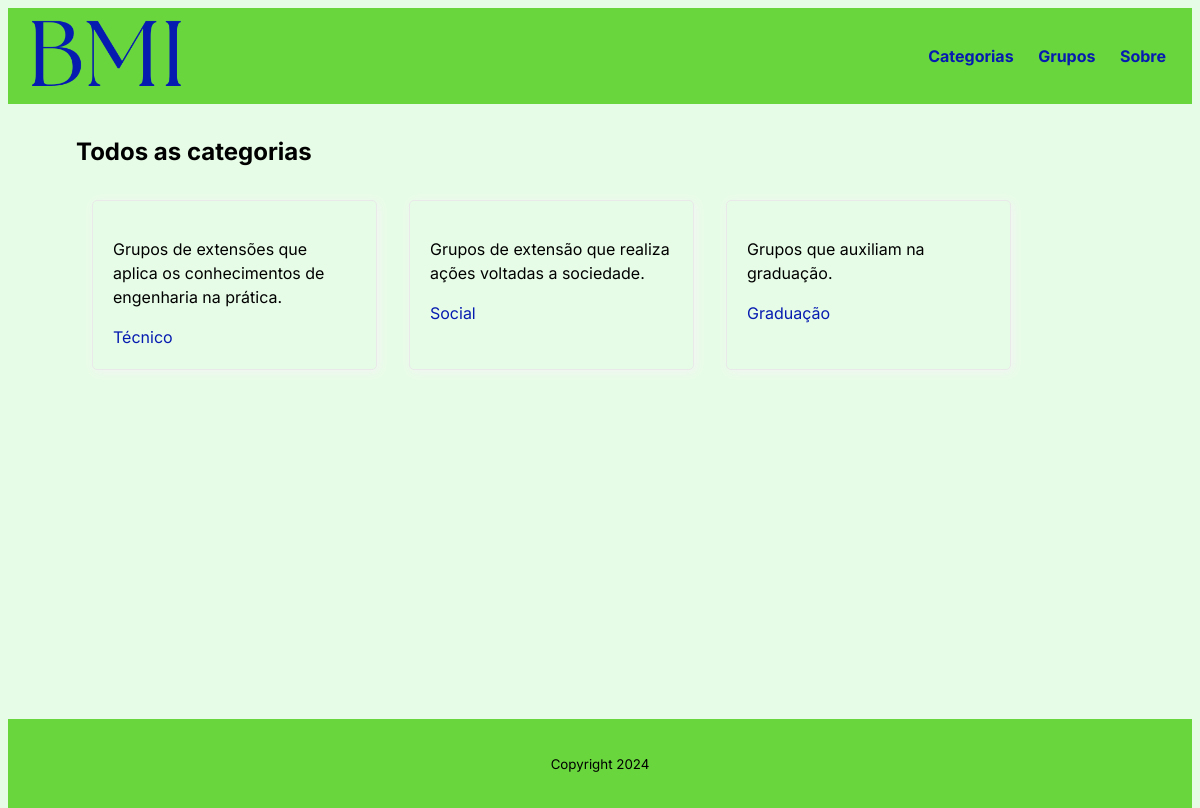
Page /posts/categoria/ on the committed database.
### posts/models.py (models this page shows, shortened)
class Category(models.Model):
    categoria = models.CharField(max_length=255)
    descricao = models.TextField()

### posts/views.py (the view)
# urls.py: path('categoria/',views.CategoryListView.as_view(), name='categoria'),
class CategoryListView(generic.ListView):
    model = Category
    template_name = 'posts/categoria.html'

### posts/templates/posts/categoria.html
{% extends 'base.html' %} {% block content %}
<h2>Todos as categorias</h2>
{% if category_list %}
<section class="lista-de-cards">
  {% for categoria in category_list %}
  <article class="card">
    <p>{{ categoria.descricao}}</p>
    <a href="{% url 'posts:categoriaindividual' categoria.id %}"
      >{{ categoria.categoria }}</a>
  </article>
  {% endfor %}
</section>
{% else %}
<p>Não foi encontrado nenhum categoria.</p>
{% endif %} {% endblock content %}

### templates/base.html (shortened to what this page needs)
{% load static %}
<!DOCTYPE html>
<html lang="en">
<head>
    <link rel="stylesheet" type="text/css" href="{% static 'style.css' %}">
</head>
<body>
    <header id="cabecalho-principal">
        <a href="{% url 'index' %}"> <img src="{% static 'logo.png' %}"> </a>
        <nav id="navegacao-principal">
            <ul>
                <li><a href="{% url 'posts:categoria' %}">Categorias</a></li>
                <li><a href="{% url 'posts:index' %}">Grupos</a></li>
                <li><a href="{% url 'about' %}">Sobre</a></li>
            </ul>
        </nav>
    </header>
    <main id="conteiner-principal">
        {% block content %}
        {% endblock content %}
    </main>
    <footer id="rodape-principal">
        <p>
            <small>Copyright 2024</small>
        </p>
    </footer>
</body>
</html>

### static/style.css (style rules this page uses)
:root { --primary-color: #000000; --secondary-color: #061bb0; --tertiary-color: #f44d27; --secondary-color-light: #30b2ff; --tertiary-color-light: #ff6d28; --bg-color: #fff; --secondary-bg-color: #e9e9e9; --color-shadow: #f4f4f4; font-family: Inter, sans-serif; font-size: 16px; line-height: 1.5em; }
* { box-sizing: border-box; }
html, body, #root { height: 100%; background-color: rgb(231, 252, 231); }
header#cabecalho-principal { width: 100%; padding: 3rem 1rem; display: flex; justify-content: space-between; align-items: center; background-color: #69d63e; overflow: hidden; height: 5%; }
header img { max-height: 96px; height: 100%; width: auto; }
footer#rodape-principal { background-color: #69d63e; }
li a { color: var(--secondary-color); font-weight: bold; text-decoration: none; }
body, #root { display: flex; flex-direction: column; }
nav#navegacao-principal li { display: inline-block; padding: 10px; }
main#conteiner-principal { margin: 0 auto; width: 100%; max-width: 1080px; padding: 1rem 1rem; flex-grow: 1; }
footer#rodape-principal { display: flex; flex-direction: column; justify-content: center; align-items: center; padding: 1rem 1rem; }
.lista-de-cards { display: flex; flex-wrap: wrap; }
.card { border: 1px solid var(--secondary-bg-color); border-radius: 5px; box-shadow: 2px 2px 10px var(--color-shadow); margin: 1rem; padding: 1.25rem; width: 285px; }
a { color: var(--secondary-color); text-decoration: none; }

### rows in the picture
Category: descricao "Grupos de extensões que aplica os conhecimentos de engenharia na prática.", categoria "Técnico"
Category: descricao "Grupos de extensão que realiza ações voltadas a sociedade.", categoria "Social"
Category: descricao "Grupos que auxiliam na graduação.", categoria "Graduação"
